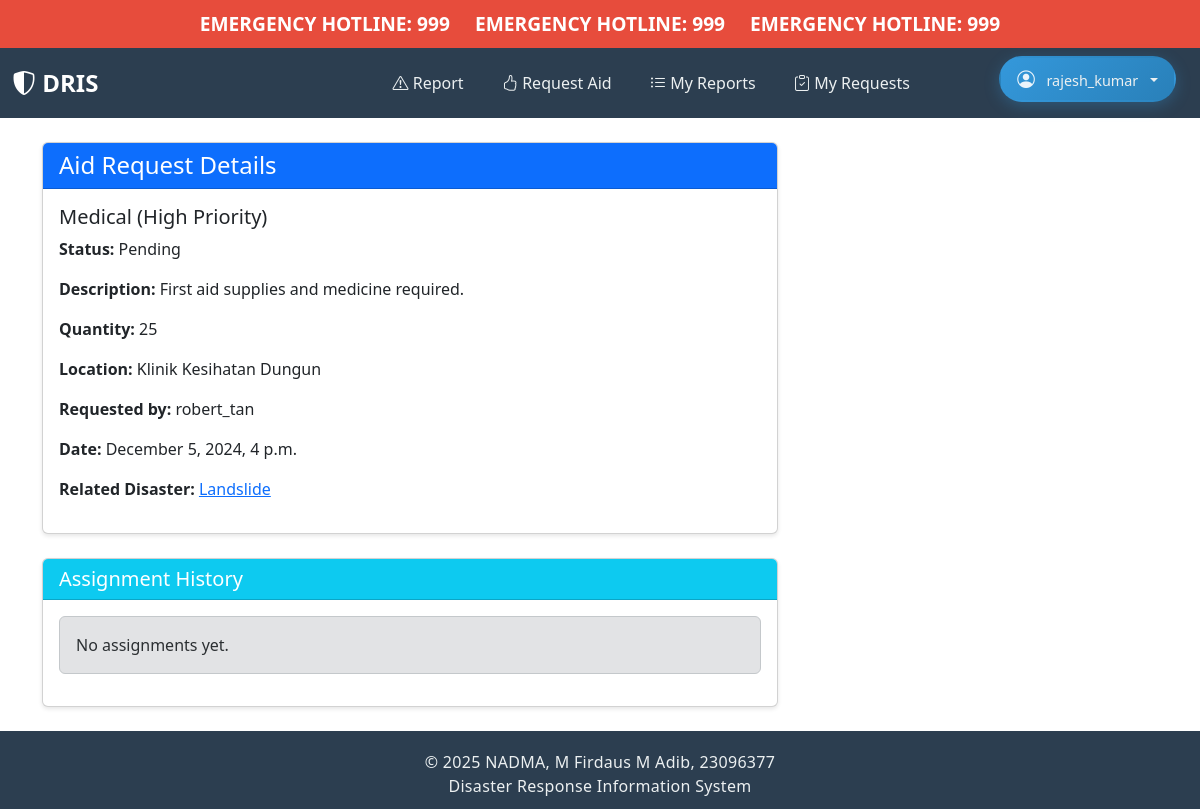
The app's page /aid/request/8/ (signed in), older data.
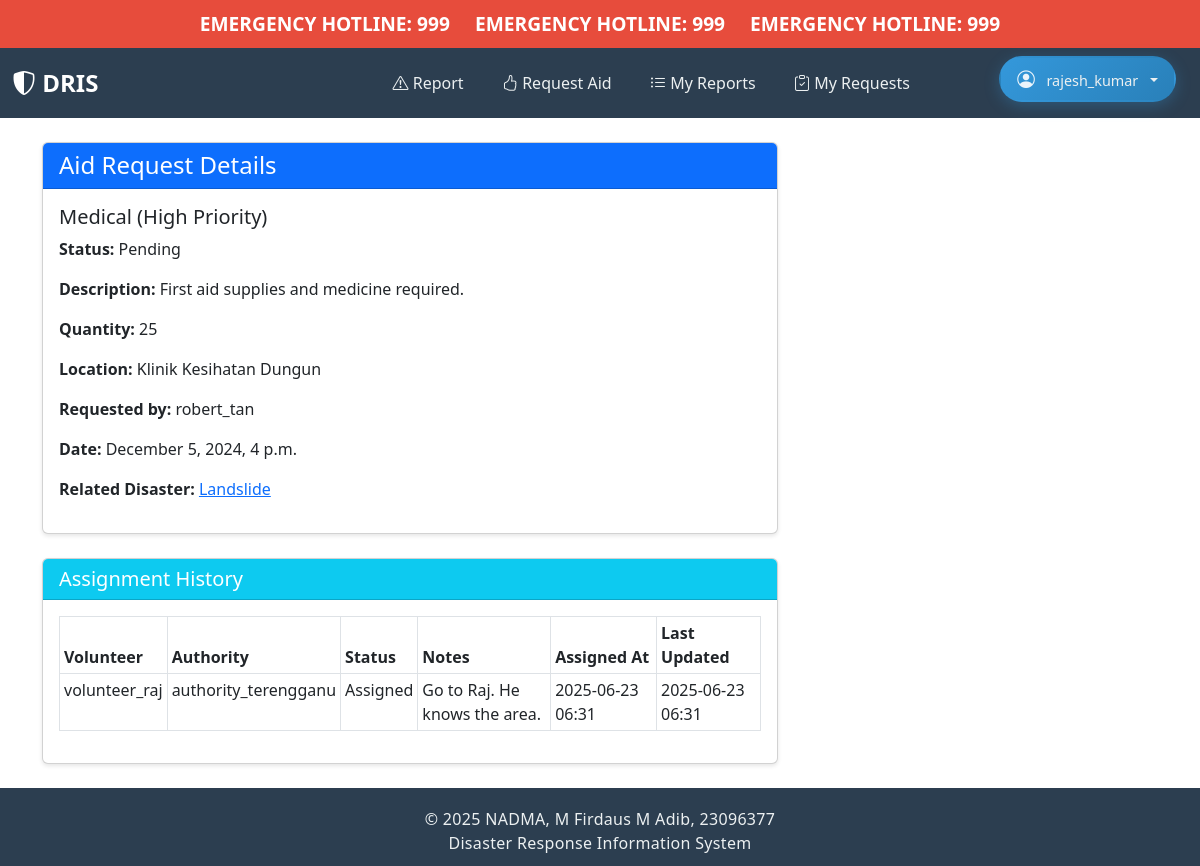
The same page, newer data.
### core/models.py (models this page shows, shortened)
class TaskAssignment(models.Model):
    STATUS_CHOICES = [
        ("ASSIGNED", "Assigned"),
        ("IN_PROGRESS", "In Progress"),
        ("COMPLETED", "Completed"),
        ("CANCELLED", "Cancelled"),
    ]
    authority = models.ForeignKey(
        settings.AUTH_USER_MODEL,
        on_delete=models.CASCADE,
        related_name="assigned_tasks",
        limit_choices_to={"role": "AUTHORITY"},
    )
    volunteer = models.ForeignKey(
        settings.AUTH_USER_MODEL,
        on_delete=models.CASCADE,
        related_name="volunteer_tasks",
        limit_choices_to={"role": "VOLUNTEER"},
    )
    aid_request = models.ForeignKey(
        "AidRequest", on_delete=models.CASCADE, related_name="task_assignments"
    )
    status = models.CharField(max_length=20, choices=STATUS_CHOICES, default="ASSIGNED")
    notes = models.TextField(blank=True)
    assigned_at = models.DateTimeField(auto_now_add=True)
    updated_at = models.DateTimeField(auto_now=True)
    class Meta:
        unique_together = ("volunteer", "aid_request")

class User(AbstractUser):
    ROLE_CHOICES = [
        ("CITIZEN", "Citizen"),
        ("VOLUNTEER", "Volunteer"),
        ("AUTHORITY", "Authority"),
    ]
    role = models.CharField(max_length=10, choices=ROLE_CHOICES)

### core/views.py (the view, shortened to what this page needs)
# urls.py: path("aid/request/<int:pk>/", views.aid_request_detail, name="aid_request_detail"),
@login_required
def aid_request_detail(request, pk):
    aid_request = get_object_or_404(AidRequest, pk=pk)
    assignments = TaskAssignment.objects.filter(aid_request=aid_request).select_related(
        "volunteer", "authority"
    )
    can_assign = request.user.is_authenticated and (
        request.user.role == "AUTHORITY"
        or request.user.is_superuser
        or request.user.is_staff
    )
    volunteers = User.objects.filter(role="VOLUNTEER", is_active=True)
    assignment_error = None
    context = {
        "aid_request": aid_request,
        "can_update": request.user.role in ["VOLUNTEER", "AUTHORITY"],
        "assignments": assignments,
        "can_assign": can_assign,
        "volunteers": volunteers,
        "assignment_error": assignment_error,
    }
    return render(request, "aid/request_detail.html", context)

### core/templates/aid/request_detail.html (shortened to what this page needs)
{% extends "core/home.html" %}
{% block content %}
<div class="container mt-4">
    <div class="row">
        <div class="col-md-8">
            <div class="card mb-4">
                <div class="card-header bg-primary text-white">
                    <h4 class="mb-0">Aid Request Details</h4>
                </div>
                <div class="card-body">
                    <h5>{{ aid_request.get_aid_type_display }} ({{ aid_request.get_priority_display }} Priority)</h5>
                    <p><strong>Status:</strong> {{ aid_request.get_status_display }}</p>
                    <p><strong>Description:</strong> {{ aid_request.description }}</p>
                    <p><strong>Quantity:</strong> {{ aid_request.quantity }}</p>
                    <p><strong>Location:</strong> {{ aid_request.location_details }}</p>
                    <p><strong>Requested by:</strong> {{ aid_request.requester.username }}</p>
                    <p><strong>Date:</strong> {{ aid_request.timestamp|date:"F j, Y, P" }}</p>
                    {% if aid_request.disaster_report %}
                        <p><strong>Related Disaster:</strong>
                            <a href="{% url 'disaster_report_detail' aid_request.disaster_report.pk %}">
                                {{ aid_request.disaster_report.get_disaster_type_display }}
                            </a>
                        </p>
                    {% endif %}
                </div>
            </div>
            <div class="card mb-4">
                <div class="card-header bg-info text-white">
                    <h5 class="mb-0">Assignment History</h5>
                </div>
                <div class="card-body">
                    {% if assignments %}
                        <table class="table table-bordered table-sm">
                            <thead>
                                <tr>
                                    <th>Volunteer</th>
                                    <th>Authority</th>
                                    <th>Status</th>
                                    <th>Notes</th>
                                    <th>Assigned At</th>
                                    <th>Last Updated</th>
                                </tr>
                            </thead>
                            <tbody>
                                {% for assignment in assignments %}
                                    <tr>
                                        <td>{{ assignment.volunteer.username }}</td>
                                        <td>{{ assignment.authority.username }}</td>
                                        <td>{{ assignment.get_status_display }}</td>
                                        <td>{{ assignment.notes|default:"-" }}</td>
                                        <td>{{ assignment.assigned_at|date:"Y-m-d H:i" }}</td>
                                        <td>{{ assignment.updated_at|date:"Y-m-d H:i" }}</td>
                                    </tr>
                                {% endfor %}
                            </tbody>
                        </table>
                    {% else %}
                        <div class="alert alert-secondary">No assignments yet.</div>
                    {% endif %}
                </div>
            </div>
        </div>
    </div>
</div>
{% endblock %}

Row changes from the older to the newer data that the page shows:
added TaskAssignment: volunteer.username "volunteer_raj", authority.username "authority_terengganu", status "Assigned", notes "Go to Raj. He knows the area.", assigned_at "2025-06-23 06:31", updated_at "2025-06-23 06:31"
Text that changed along with them:
text no longer shown: "No assignments yet."
text now shown: "Volunteer Authority Status Notes Assigned At Last Updated"
